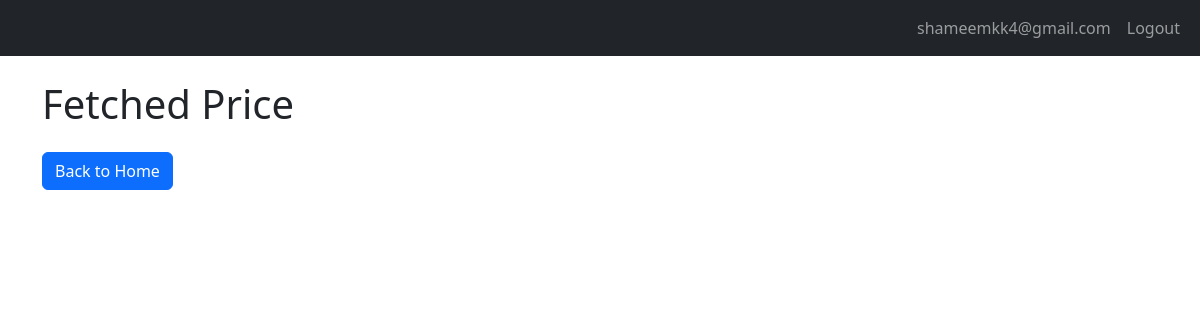
The page /task-status/ (signed in) on the database as committed earlier.
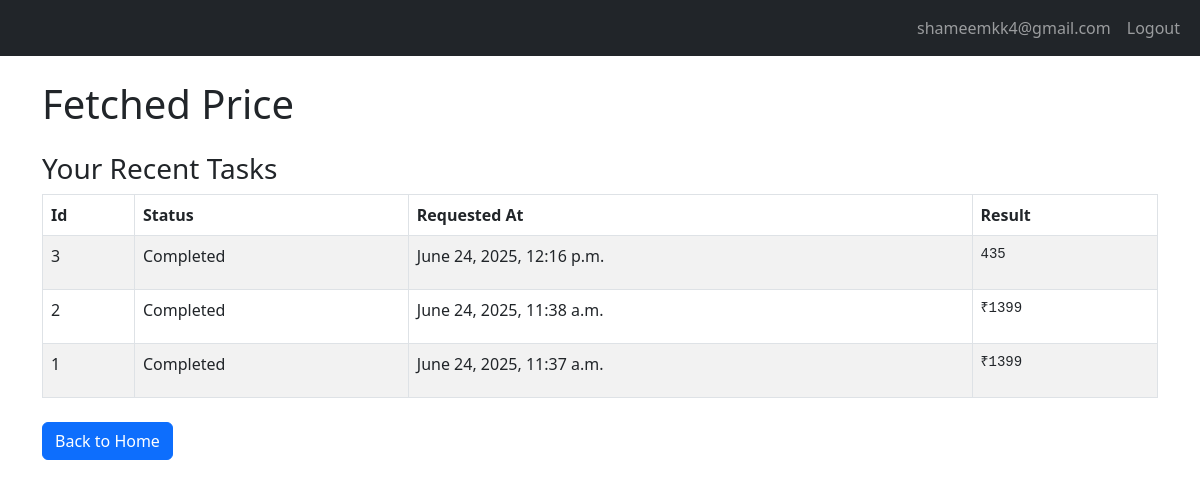
The same page on the database as committed later.
### scrapper/models.py (models this page shows, shortened)
class TaskStatus(models.Model):
    url= models.URLField(max_length=200, help_text="URL of the page to be scraped")
    status = models.CharField(max_length=20, help_text="Current status of the task (e.g., pending, completed, failed)")
    result = models.TextField(null=True, blank=True, help_text="Result of the task execution")
    error_message = models.TextField(null=True, blank=True, help_text="Error message if error occurs during task execution")
    user = models.ForeignKey('auth.User', on_delete=models.SET_NULL, null=True, help_text="User who initiated the task")
    created_at = models.DateTimeField(auto_now_add=True, help_text="Timestamp when the task was created")
    updated_at = models.DateTimeField(auto_now=True, help_text="Timestamp when the task was last updated")
    class Meta:
        verbose_name = "Task Status"

### scrapper/views.py (the view)
# urls.py: path('task-status/', views.task_status, name='task_status'),
@login_required(login_url='/auth/login/')
def task_status(request):
    tasks= TaskStatus.objects.filter(user=request.user).order_by('-created_at')
    return render(request, 'task_status.html', {'tasks': tasks})

### templates/task_status.html (shortened to what this page needs)
{% extends 'base.html' %}
{% block content %}
    <h1>Fetched Price</h1>
    {% if tasks %}
        <h3 class="mt-4">Your Recent Tasks</h3>
        <table class="table table-bordered table-striped">
            <thead>
                <tr>
                    <th>Id</th>
                    <th>Status</th>
                    <th>Requested At</th>
                    <th>Result</th>
                </tr>
            </thead>
            <tbody>
                {% for t in tasks %}
                <tr>
                    <td>{{ t.id }}</td>
                    <td>{{ t.status|title }}</td>
                    <td>{{ t.created_at }}</td>
                    <td>
                        {% if t.result %}
                            <pre style="max-width:300px; max-height:100px; overflow:auto; white-space:pre-wrap; word-break:break-all;">{{ t.result|truncatechars:200|escape }}</pre>
                        {% else %}
                            <span class="text-muted">No result</span>
                        {% endif %}
                    </td>
                </tr>
                {% endfor %}
            </tbody>
        </table>
    {% endif %}
    <div class="mt-4">
        <a href="{% url 'index' %}" class="btn btn-primary">Back to Home</a>
    </div>
{% endblock %}

### templates/base.html (shortened to what this page needs)
<!DOCTYPE html>
<html lang="en">
<head>
    <link rel="stylesheet" href="https://cdn.jsdelivr.net/npm/bootstrap@5.3.0/dist/css/bootstrap.min.css">
</head>
<body>
    <nav class="navbar navbar-expand-lg navbar-dark bg-dark">
        <div class="container-fluid">
            <div class="collapse navbar-collapse">
                <ul class="navbar-nav ms-auto mb-2 mb-lg-0">
                    {% if user.is_authenticated %}
                        <li class="nav-item">
                            <a class="nav-link" href="#">{{ user.username }}</a>
                        </li>
                        <li class="nav-item">
                            <a class="nav-link" href="{% url 'logout' %}">Logout</a>
                        </li>
                    {% endif %}
                </ul>
            </div>
        </div>
    </nav>
    <div class="container mt-4">
        {% block content %}{% endblock %}
    </div>
</body>
</html>

Rows that differ between the two databases and show on the page:
added TaskStatus: id "3", status "Completed", created_at "June 24, 2025, 12:16 p.m.", result "435"
added TaskStatus: id "2", status "Completed", created_at "June 24, 2025, 11:38 a.m.", result "₹1399"
added TaskStatus: id "1", status "Completed", created_at "June 24, 2025, 11:37 a.m.", result "₹1399"
Other text that changed with them:
text now shown: "Your Recent Tasks Id Status Requested At Result"
